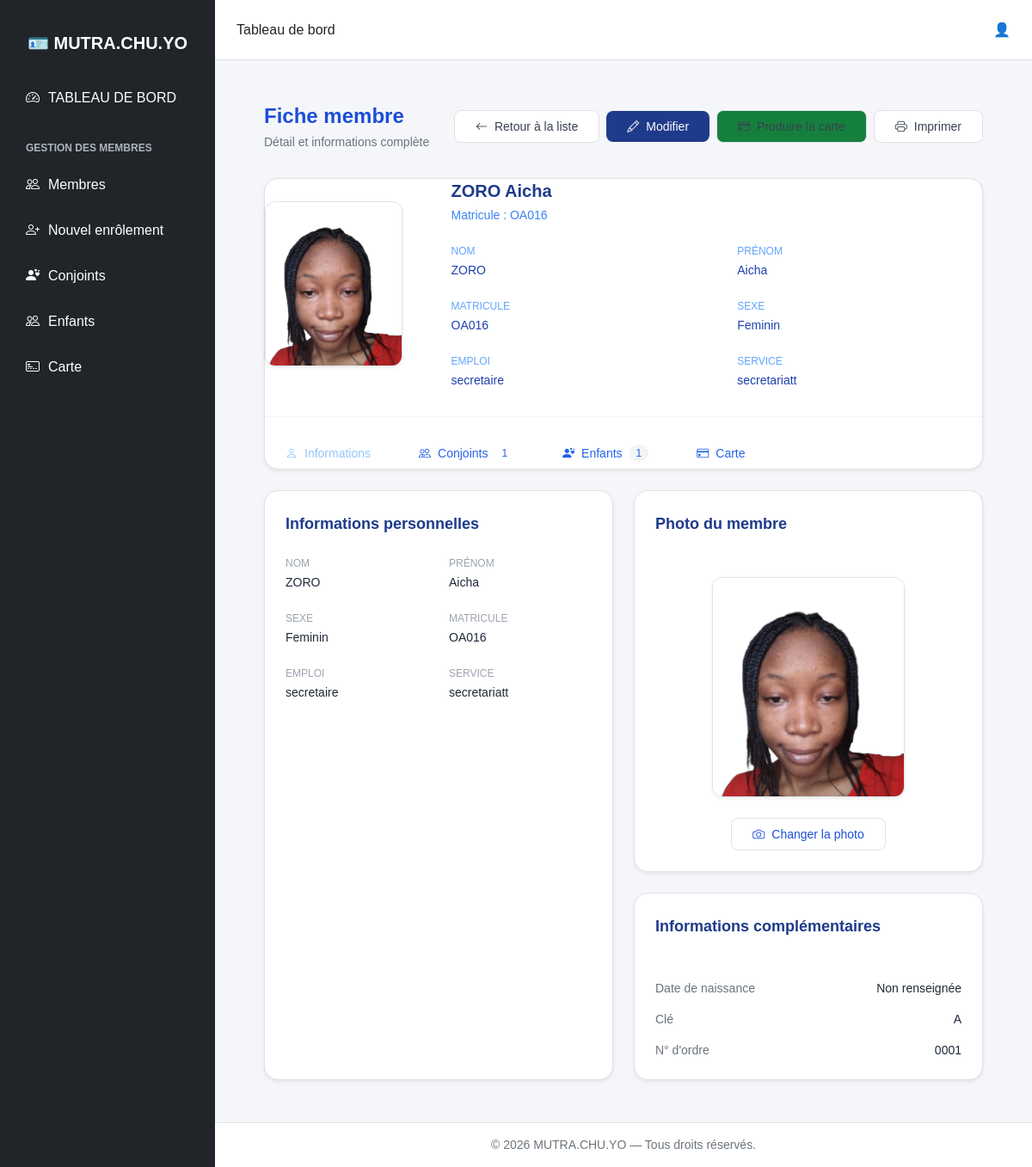
The page /membres/details/1/ on the database its author committed.
### page1/models.py (models this page shows, shortened)
class Membre(models.Model):
    SEXE_CHOICES = [
        ('M', 'Masculin'),
        ('F', 'Feminin'),
    ]
    nom = models.CharField(max_length=100)
    prenom = models.CharField(max_length=500)
    matricule = models.CharField(max_length=50, unique=True)
    emploi = models.CharField(max_length=100)
    service = models.CharField(max_length=100)
    photo = models.ImageField(upload_to='photos/', blank=True, null=True)
    cle = models.CharField(max_length=1, default='A')
    sexe = models.CharField(
        max_length=1,
        choices=SEXE_CHOICES,
        default='M'
    )
    date_naissance = models.DateField(
        null=True,
        blank=True
    )
    compteur = models.PositiveIntegerField(
        unique=True,
        blank=True,
        null=True
    )

class Conjoint(models.Model):
    membre = models.ForeignKey(
        Membre,
        on_delete=models.CASCADE,
        related_name='conjoints'
    )
    nom = models.CharField(max_length=100)
    prenom = models.CharField(max_length=100)

class Enfant(models.Model):
    membre = models.ForeignKey(
        Membre,
        on_delete=models.CASCADE,
        related_name='enfants'
    )
    nom = models.CharField(max_length=100)
    prenom = models.CharField(max_length=100)
    date_naissance = models.DateField()

### membres/views.py (the view)
# urls.py: path('details/<int:membre_id>/', views.Detail_membre, name='detail_membre'),
def Detail_membre(request, membre_id):
    membre = get_object_or_404(Membre, id=membre_id)
    return render(request, 'detail_membre.html', {'membre': membre})

### page1/templates/detail_membre.html (shortened to what this page needs)
{% extends "core/base.html" %}
{% load static %}
{% block content %}
<div class="w-full px-6 lg:px-8 py-6">
    <div class="flex items-center justify-between gap-6 mb-8 w-full">
        <div>
            <h1 class="text-2xl font-bold text-blue-700">
                Fiche membre
            </h1>
            <p class="text-sm text-gray-500 mt-1">
                Détail et informations complète
            </p>
        </div>
        <div class="flex items-center gap-2 shrink-0">
            <a
                href="{% url 'liste_membres' %}"
                class="inline-flex items-center gap-2 px-4 py-2 rounded-lg border border-gray-200 bg-white text-sm font-medium text-gray-700 hover:bg-gray-50"
            >
                <i class="bi bi-arrow-left"></i>
                Retour à la liste
            </a>
            <a
                href="{% url 'modifier_membre' membre.id %}"
                class="inline-flex items-center gap-2 px-4 py-2 rounded-lg bg-blue-900 text-white text-sm font-medium hover:bg-gray-800"
            >
                <i class="bi bi-pencil"></i>
                Modifier
            </a>
            <a
                href="{% url 'generer_carte' membre.id %}"
                target="_blank"
                class="inline-flex items-center gap-2 px-4 py-2 rounded-lg border border-gray-200 bg-green-700 text-sm font-medium text-gray-700 hover:bg-gray-50"
            >
                <i class="bi bi-credit-card"></i>
                Produire la carte
            </a>
            <a
                href="{% url 'generer_carte' membre.id %}"
                target="_blank"
                class="inline-flex items-center gap-2 px-4 py-2 rounded-lg border border-gray-200 bg-white text-sm font-medium text-gray-700 hover:bg-gray-50"
            >
                <i class="bi bi-printer"></i>
                Imprimer
            </a>
        </div>
    </div>
    <div class="bg-white rounded-2xl border border-gray-100 shadow-sm p-0">
        <div class="grid grid-cols-1 lg:grid-cols-4 gap-8 items-center">
            <div class="lg:col-span-1 flex justify-center lg:justify-start">
                {% if membre.photo %}
                    <img
                        src="{{ membre.photo.url }}"
                        alt="Photo de {{ membre.prenom }} {{ membre.nom }}"
                        class="w-40 h-48 object-cover rounded-xl border border-gray-200 shadow-sm"
                    >
                {% elif membre.sexe == 'M' %}
                    <img
                        src="{% static 'images/avatar_m.png' %}"
                        alt="Avatar masculin"
                        class="w-40 h-48 object-cover rounded-xl border border-gray-200 shadow-sm"
                    >
                {% else %}
                    <img
                        src="{% static 'images/avatar_f.png' %}"
                        alt="Avatar féminin"
                        class="w-40 h-48 object-cover rounded-xl border border-gray-200 shadow-sm"
                    >
                {% endif %}
            </div>
            <div class="lg:col-span-3">
                <div class="mb-6">
                    <h2 class="text-xl font-bold text-blue-900">
                        {{ membre.nom }} {{ membre.prenom }}
                    </h2>
                    <p class="text-sm text-blue-500 mt-1">
                        Matricule : {{ membre.matricule }}
                    </p>
                </div>
                <div class="grid grid-cols-1 md:grid-cols-2 gap-x-12 gap-y-6">
                    <div>
                        <p class="text-xs font-medium text-blue-400 uppercase">
                            Nom
                        </p>
                        <p class="text-sm font-medium text-blue-800 mt-1">
                            {{ membre.nom }}
                        </p>
                    </div>
                    <div>
                        <p class="text-xs font-medium text-blue-400 uppercase">
                            Prénom
                        </p>
                        <p class="text-sm font-medium text-blue-800 mt-1">
                            {{ membre.prenom }}
                        </p>
                    </div>
                    <div>
                        <p class="text-xs font-medium text-blue-400 uppercase">
                            Matricule
                        </p>
                        <p class="text-sm font-medium text-blue-800 mt-1">
                            {{ membre.matricule }}
                        </p>
                    </div>
                    <div>
                        <p class="text-xs font-medium text-blue-400 uppercase">
                            Sexe
                        </p>
                        <p class="text-sm font-medium text-blue-800 mt-1">
                            {{ membre.get_sexe_display }}
                        </p>
                    </div>
                    <div>
                        <p class="text-xs font-medium text-blue-400 uppercase">
                            Emploi
                        </p>
                        <p class="text-sm font-medium text-blue-800 mt-1">
                            {{ membre.emploi }}
                        </p>
                    </div>
                    <div>
                        <p class="text-xs font-medium text-blue-400 uppercase">
                            Service
                        </p>
                        <p class="text-sm font-medium text-blue-800 mt-1">
                            {{ membre.service }}
                        </p>
                    </div>
                </div>
            </div>
        </div>
        <div class="border-t border-gray-100 mt-8 pt-4">
            <div class="flex flex-wrap gap-2">
                <button
                    type="button"
                    onclick="afficherOnglet('informations')"
                    id="btn-informations"
                    class="onglet-btn inline-flex items-center gap-2 px-4 py-2 rounded-lg bg-white-900 text-blue-300 text-sm font-medium"
                >
                    <i class="bi bi-person"></i>
                    Informations
                </button>
                <button
                    type="button"
                    onclick="afficherOnglet('conjoints')"
                    id="btn-conjoints"
                    class="onglet-btn inline-flex items-center gap-2 px-4 py-2 rounded-lg text-blue-600 hover:bg-white-50 text-sm font-medium"
                >
                    <i class="bi bi-people"></i>
                    Conjoints
                    <span class="px-2 py-0.5 rounded-full bg-white-100 text-xs">
                        {{ membre.conjoints.all|length }}
                    </span>
                </button>
                <button
                    type="button"
                    onclick="afficherOnglet('enfants')"
                    id="btn-enfants"
                    class="onglet-btn inline-flex items-center gap-2 px-4 py-2 rounded-lg text-blue-600 hover:bg-white-50 text-sm font-medium"
                >
                    <i class="bi bi-person-hearts"></i>
                    Enfants
                    <span class="px-2 py-0.5 rounded-full bg-gray-100 text-xs">
                        {{ membre.enfants.all|length }}
                    </span>
                </button>
                <button
                    type="button"
                    onclick="afficherOnglet('carte')"
                    id="btn-carte"
                    class="onglet-btn inline-flex items-center gap-2 px-4 py-2 rounded-lg text-blue-600 hover:bg-white-50 text-sm font-medium"
                >
                    <i class="bi bi-credit-card"></i>
                    Carte
                </button>
            </div>
        </div>
    </div>
    <div id="contenu-informations" class="onglet-contenu mt-6">
        <div class="grid grid-cols-1 lg:grid-cols-2 gap-6">
            <div class="bg-white rounded-2xl border border-gray-100 shadow-sm p-6">
                <h3 class="text-lg font-bold text-blue-900 mb-6">
                    Informations personnelles
                </h3>
                <div class="grid grid-cols-1 md:grid-cols-2 gap-6">
                    <div>
                        <p class="text-xs font-medium text-gray-400 uppercase">
                            Nom
                        </p>
                        <p class="text-sm font-medium text-gray-800 mt-1">
                            {{ membre.nom }}
                        </p>
                    </div>
                    <div>
                        <p class="text-xs font-medium text-gray-400 uppercase">
                            Prénom
                        </p>
                        <p class="text-sm font-medium text-gray-800 mt-1">
                            {{ membre.prenom }}
                        </p>
                    </div>
                    <div>
                        <p class="text-xs font-medium text-gray-400 uppercase">
                            Sexe
                        </p>
                        <p class="text-sm font-medium text-gray-800 mt-1">
                            {{ membre.get_sexe_display }}
                        </p>
                    </div>
                    <div>
                        <p class="text-xs font-medium text-gray-400 uppercase">
                            Matricule
                        </p>
                        <p class="text-sm font-medium text-gray-800 mt-1">
                            {{ membre.matricule }}
                        </p>
                    </div>
                    <div>
                        <p class="text-xs font-medium text-gray-400 uppercase">
                            Emploi
                        </p>
                        <p class="text-sm font-medium text-gray-800 mt-1">
                            {{ membre.emploi }}
                        </p>
                    </div>
                    <div>
                        <p class="text-xs font-medium text-gray-400 uppercase">
                            Service
                        </p>
                        <p class="text-sm font-medium text-gray-800 mt-1">
                            {{ membre.service }}
                        </p>
                    </div>
                </div>
            </div>
            <div>
                <div class="bg-white rounded-2xl border border-gray-100 shadow-sm p-6">
                    <h3 class="text-lg font-bold text-blue-900 mb-5">
                        Photo du membre
                    </h3>
                    <div class="flex flex-col items-center">
                        {% if membre.photo %}
                            <img
                                src="{{ membre.photo.url }}"
                                alt="Photo de {{ membre.prenom }} {{ membre.nom }}"
                                class="w-56 h-64 object-cover rounded-xl border border-gray-200 shadow-sm"
                            >
                        {% elif membre.sexe == 'M' %}
                            <img
                                src="{% static 'images/avatar_m.png' %}"
                                alt="Avatar masculin"
                                class="w-56 h-64 object-cover rounded-xl border border-gray-200 shadow-sm"
                            >
                        {% else %}
                            <img
                                src="{% static 'images/avatar_f.png' %}"
                                alt="Avatar féminin"
                                class="w-56 h-64 object-cover rounded-xl border border-gray-200 shadow-sm"
                            >
                        {% endif %}
                        <a
                            href="{% url 'modifier_membre' membre.id %}"
                            class="mt-4 inline-flex items-center gap-2 px-4 py-2 rounded-lg border border-gray-200 bg-white text-sm font-medium text-blue-700 hover:bg-white-50"
                        >
                            <i class="bi bi-camera"></i>
                            Changer la photo
                        </a>
                    </div>
                </div>
                <div class="bg-white rounded-2xl border border-gray-100 shadow-sm p-6 mt-6">
                    <h3 class="text-lg font-bold text-blue-900 mb-5">
                        Informations complémentaires
                    </h3>
                    <div class="space-y-4">
                        <div class="flex justify-between gap-4">
                            <span class="text-sm text-gray-500">
                                Date de naissance
                            </span>
                            <span class="text-sm font-medium text-gray-800">
                                {% if membre.date_naissance %}
                                    {{ membre.date_naissance }}
                                {% else %}
                                    Non renseignée
                                {% endif %}
                            </span>
                        </div>
                        <div class="flex justify-between gap-4">
                            <span class="text-sm text-gray-500">
                                Clé
                            </span>
                            <span class="text-sm font-medium text-gray-800">
                                {{ membre.cle }}
                            </span>
                        </div>
                        <div class="flex justify-between gap-4">
                            <span class="text-sm text-gray-500">
                                N° d'ordre
                            </span>
                            <span class="text-sm font-medium text-gray-800">
                                {{ membre.compteur|stringformat:"04d" }}
                            </span>
                        </div>
                    </div>
                </div>
            </div>
        </div>
    </div>
</div>
{% endblock %}

### rows shown on the page
Membre: photo (picture), nom "ZORO", prenom "Aicha", matricule "OA016", sexe "Feminin", emploi "secretaire", service "secretariatt", conjoints.all|length "1", enfants.all|length "1", cle "A", compteur "0001"
